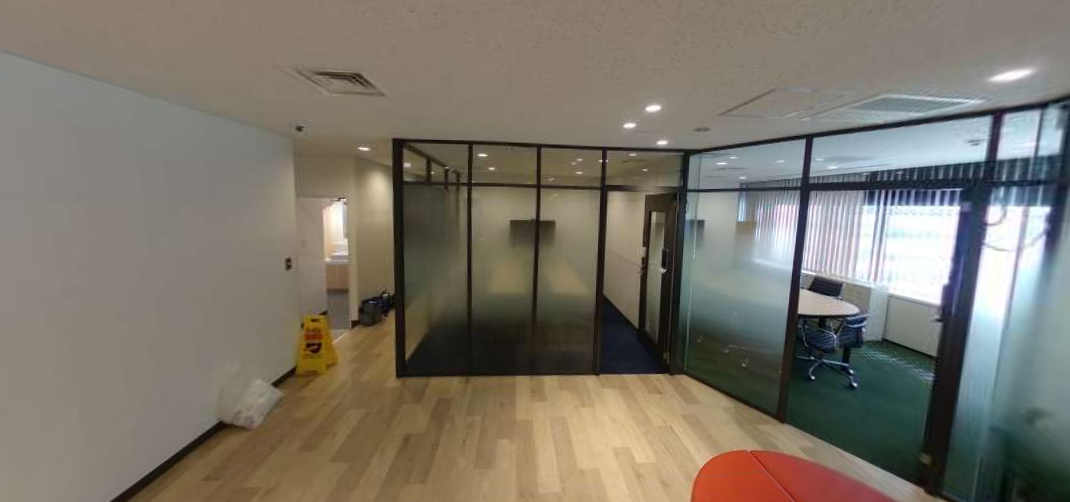
#> input picture img/set2_a.png, 1070 x 502 px
$ python absdiff_part2.py
#> lines starting #> are read from the running program, lines starting #| are printed output that depends on the picture
"""
https://qiita.com/jun_higuche/items/e3c3263ba50ea296f7bf
画像比較して異なる箇所を別画像で表示
↓を参考に
https://note.nkmk.me/python-opencv-numpy-image-difference/
"""

import cv2, os
import numpy as np


img_1 = cv2.imread("../img/set2_a.png")
#> img_1 is the input picture: shape (502, 1070, 3); mean B, G, R 105.8, 117.3, 123.5
img_2 = cv2.imread("../img/set2_b.png")
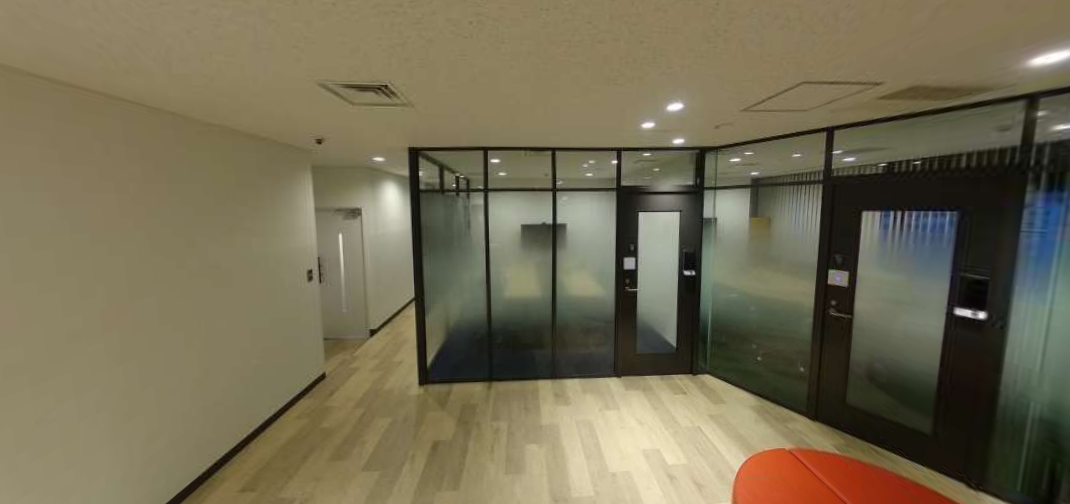
#> input picture img/set2_b.png, 1070 x 504 px
#> img_2 is the input picture: shape (504, 1070, 3); mean B, G, R 83.7, 108.6, 116.6

height = img_1.shape[0]
#> height = 502
width = img_1.shape[1]
#> width = 1070

img_size = (int(width), int(height))
#> img_size = (1070, 502)

# 画像をリサイズする
image1 = cv2.resize(img_1, img_size)
image2 = cv2.resize(img_2, img_size)

# ２画像の差異を計算
im_diff = image1.astype(int) - image2.astype(int)
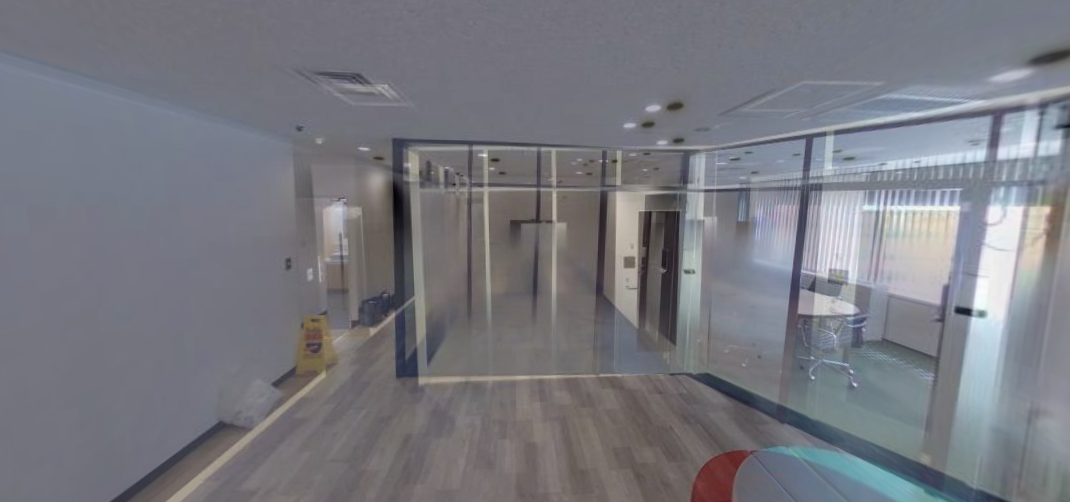
#> im_diff: shape (502, 1070, 3) int64; mean B, G, R 22.1, 8.8, 6.9; drawn with min black and max white

# 単純に差異をそのまま出力する
cv2.imwrite("01_diff.png", im_diff)
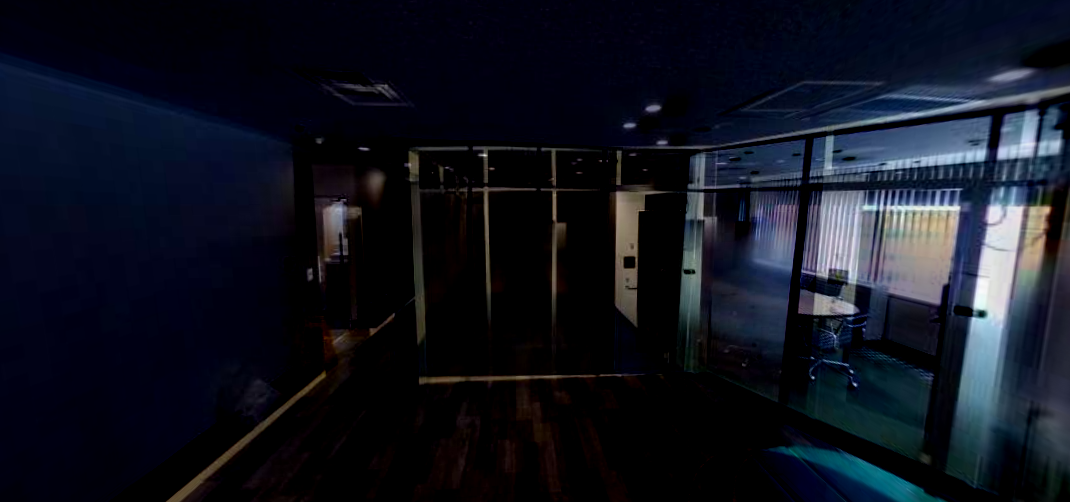
#> saved as 01_diff.png: shape (502, 1070, 3); mean B, G, R 31.3, 19.9, 16.5

# 差異が無い箇所を中心（灰色：128）とし、そこからの差異を示す
cv2.imwrite("02_diff_center.png", im_diff + 128)
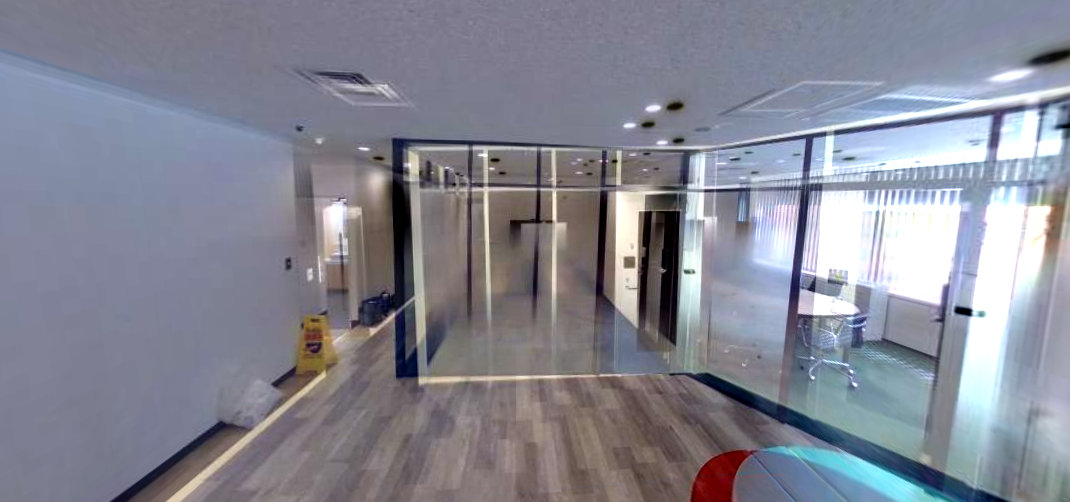
#> saved as 02_diff_center.png: shape (502, 1070, 3); mean B, G, R 147.8, 135.2, 133.4

# 差異が無い箇所を中心（灰色：128）とし、差異を2で割った商にする（差異を-128～128にしておきたいため）
im_diff_center = np.floor_divide(im_diff, 2) + 128
cv2.imwrite("03_diff_center.png", im_diff_center)
